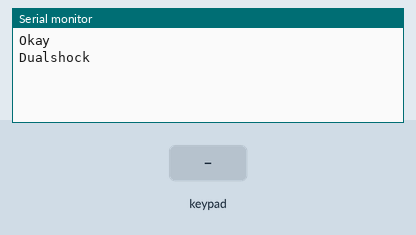
Simulated run of this sketch. Board: Arduino Uno, built with avr-gcc and run on an emulated ATmega328P. Parts: the last lines printed to the serial monitor. The inputs (shaded band) are chosen by the test bench.

Above: at 1.2 s.
1.3 s: key 'X' pressed
At 2.1 s:
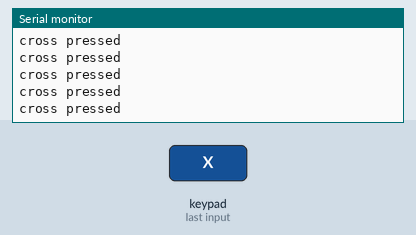
2.8 s: key 'O' pressed
At 3.6 s:
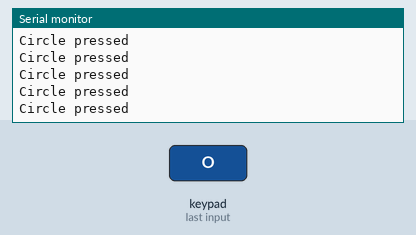
4.3 s: key 'S' pressed
At 5.2 s:
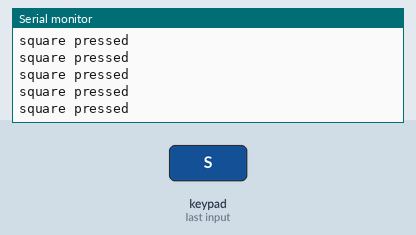
5.8 s: key 'T' pressed
At 6.7 s:
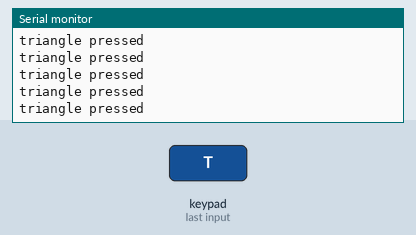

Measured:
- after the input at 1.3 s, the serial monitor: prints a new line at once (image 1)
- after the input at 2.8 s, the serial monitor: prints a new line at once (image 2)
- after the input at 4.3 s, the serial monitor: prints a new line at once (image 3)
- after the input at 5.8 s, the serial monitor: prints a new line at once (image 4)

The sketch:

ps2_start_rhino.ino
```cpp
#include<PS2X_lib.h>  //for v1.6

PS2X ps2x;

int error=0;
byte type=0;
byte vibrate=0;

void setup()
{
  Serial.begin(57600);

  ps2x.config_gamepad(13,11,10,12,true,false);  //(clock,cmd,attention,data,pressurs,rumble)

  //for(int i=0; i<10; i++)                               // Sets all outputs to zero
  //analogWrite(i, 0);

  if(error==0)
  {
    Serial.println("Okay");
  }
  else if(error==1)
  {
    Serial.println("No controller found,check wiring");
  }
  else if(error==2)
  {
    Serial.println("Controller found,not taking ");
  }
  else if (error==3)
  {
    Serial.println("Controller refusing to enter pressure mode");
  }

  type=ps2x.readType();
  switch(type)
  {
    case 0:
    Serial.println("Unknown controller");
    break;
    case 1:
    Serial.println("Dualshock");
    break;
    case 2:
    Serial.println("unknown controller2");
    break;
  }
}
void loop()
{

  if(type!=2)
  {
    ps2x.read_gamepad();  //read controller and

    if(ps2x.Button(PSB_RED))
    {Serial.println("Circle pressed");}
    if(ps2x.Button(PSB_PINK))
    {Serial.println("square pressed");}
    if(ps2x.Button(PSB_GREEN))
    {Serial.println("triangle pressed");}
    if(ps2x.Button(PSB_BLUE))
    {Serial.println("cross pressed");}


    /*if(ps2x.Button(PSB_START))  //will be true as long button is pressed
    {
    Serial.println("Start_held");
    }
    if(ps2x.Button(PSB_SELECT))
    {
      Serial.println("Select_held");
    }
    */
   /* if(ps2x.Button(PSB_PAD_UP))
    {
      Serial.println("Up_held");
      Serial.println(ps2x.Analog(PSAB_PAD_UP),DEC);
    }
    if(ps2x.Button(PSB_PAD_RIGHT))
    {
      Serial.println("RIGHT_held");
      Serial.println(ps2x.Analog(PSAB_PAD_RIGHT),DEC);
    }
    if(ps2x.Button(PSB_PAD_LEFT))
    {
      Serial.println("LEFT_held");
      Serial.println(ps2x.Analog(PSAB_PAD_LEFT),DEC);
    }
    if(ps2x.Button(PSB_PAD_DOWN))
    {
      Serial.println("DOWN_held");
      Serial.println(ps2x.Analog(PSAB_PAD_DOWN),DEC);
    }

    vibrate=ps2x.Analog(PSAB_BLUE);  //this will set the large motor vibrate speed
                                      //on hard you press the blue (X)button
    if(ps2x.NewButtonState())        //true for every change
    {
      if(ps2x.Button(PSB_L3))
      Serial.println("L3");
      if(ps2x.Button(PSB_R3))
      Serial.println("R3");
      if(ps2x.Button(PSB_L2))
      Serial.println("L2");
      if(ps2x.Button(PSB_R2))
      Serial.println("R2");
      if(ps2x.Button(PSB_GREEN))
      Serial.println("Triangle pressed");
    }
    if(ps2x.ButtonPressed(PSB_RED))  //true if just pressed
    Serial.println("Circle_pressed_just");

    if(ps2x.ButtonReleased(PSB_PINK))  //true of button just released
      Serial.println("Square_just_released");

    if(ps2x.NewButtonState(PSB_BLUE))  // will be true if just released/pressed
    Serial.println("X_changed");

    if(ps2x.Button(PSB_L1) || ps2x.Button(PSB_R1))  //print stick values if either is true
    {
      Serial.print("Stick values:");
      Serial.print(ps2x.Analog(PSS_LY), DEC); //Left stick, Y axis. Other options: LX, RY, RX
      Serial.print(",");
      Serial.print(ps2x.Analog(PSS_LX), DEC);
      Serial.print(",");
      Serial.print(ps2x.Analog(PSS_RY), DEC);
      Serial.print(",");
      Serial.println(ps2x.Analog(PSS_RX), DEC);
    }*/
  }

  delay(50);
}
```
